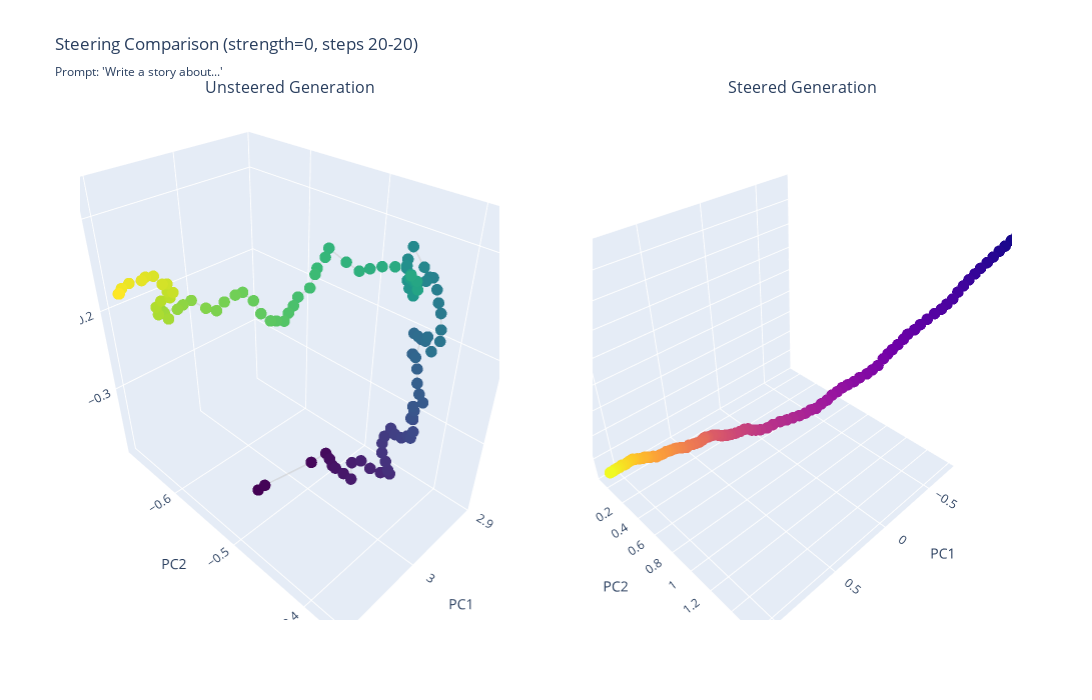
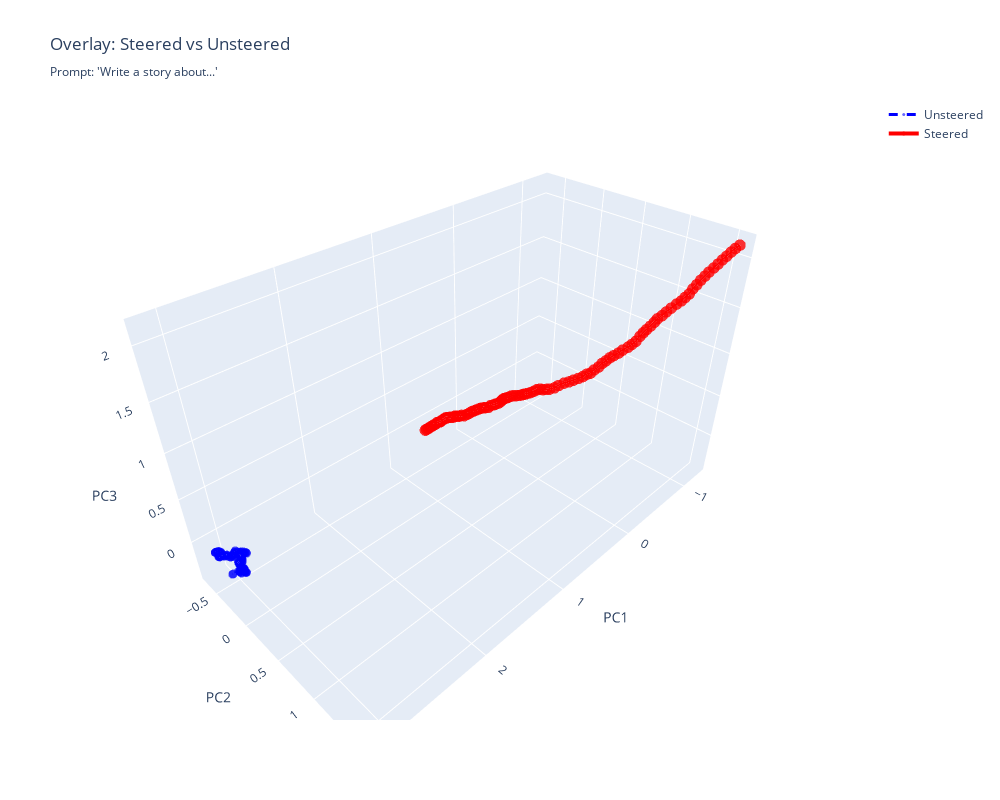

The code cell stored with these charts, in order, in its notebook:
### Markdown cell above
### Example: Create a steering vector and compare

You can create a steering vector in several ways:
1. Load a pre-computed steering vector from a file
2. Create a random steering vector for testing
3. Use the difference between two activation states
4. Extract from your probe weights

### Code cell
# Example 1: Use probe weights as steering vector (e.g., "refusal" direction)
# The probe weights represent the learned "harmful" vs "harmless" direction
# Using this as a steering vector will push the model along that axis

# Get the first probe weight as a steering vector
steering_vec_from_probe = probes_weights[0]  # Shape: [2560]

print(f"Steering vector shape: {steering_vec_from_probe.shape}")
print(f"Steering vector dtype: {steering_vec_from_probe.dtype}")

# Test prompt
test_prompt_steering = "Write a story about"

# Compare steered vs unsteered
# Positive strength = push in the direction of the probe
# Negative strength = push opposite direction
unsteered_coords, steered_coords, unsteered_text, steered_text, mask = compare_steered_vs_unsteered(
    prompt=test_prompt_steering,
    steering_vector=steering_vec_from_probe,
    max_new_tokens=100,
    steering_strength=0,  # Try different values: -5, -2, -1, 0.5, 1, 2, 5
    start_step=20,  # Start steering from first generated token
    end_step=20,  # Steer all generated tokens (or set to e.g. 20 to steer only first 20)
    layer_idx=15,
    ema_alpha=0.99,  # Try 0.0 for no smoothing to see raw differences
    skip_first_n=1
)
